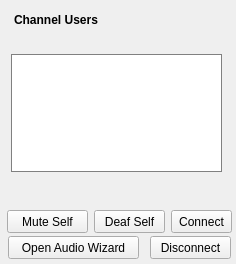
<?xml version="1.0" encoding="UTF-8"?>
<ui version="4.0">
 <class>MumbleClientWidget</class>
 <widget class="QWidget" name="MumbleClientWidget">
  <property name="windowModality">
   <enum>Qt::NonModal</enum>
  </property>
  <property name="enabled">
   <bool>true</bool>
  </property>
  <property name="geometry">
   <rect>
    <x>0</x>
    <y>0</y>
    <width>236</width>
    <height>264</height>
   </rect>
  </property>
  <property name="windowTitle">
   <string>Mumble Client</string>
  </property>
  <property name="windowOpacity">
   <double>1.000000000000000</double>
  </property>
  <property name="styleSheet">
   <string notr="true">QWidget#MumbleClientWidget 
{
 	border: 0px;
	windowFlags: 0x00000800;
};
QLabel, QPushButton {
	font-size: 9pt;
}

QLabel#labelConnectionStateTitle, #labelChannelNameTitle, #labelControlsTitle, #labelChatTitle {
	font-weight: bold;
}

QPlainTextEdit, QLineEdit, QListWidget {
	border: 1px solid grey;
}

QLineEdit {
	border-top: 0px;
}</string>
  </property>
  <widget class="QLabel" name="labelConnectionState">
   <property name="geometry">
    <rect>
     <x>8</x>
     <y>176</y>
     <width>221</width>
     <height>31</height>
    </rect>
   </property>
   <property name="text">
    <string/>
   </property>
   <property name="alignment">
    <set>Qt::AlignCenter</set>
   </property>
  </widget>
  <widget class="QListWidget" name="listUsers">
   <property name="geometry">
    <rect>
     <x>11</x>
     <y>54</y>
     <width>211</width>
     <height>118</height>
    </rect>
   </property>
  </widget>
  <widget class="QPushButton" name="muteSelfToggle">
   <property name="geometry">
    <rect>
     <x>7</x>
     <y>210</y>
     <width>81</width>
     <height>23</height>
    </rect>
   </property>
   <property name="text">
    <string>Mute Self</string>
   </property>
  </widget>
  <widget class="QPushButton" name="deafSelfToggle">
   <property name="geometry">
    <rect>
     <x>94</x>
     <y>210</y>
     <width>71</width>
     <height>23</height>
    </rect>
   </property>
   <property name="text">
    <string>Deaf Self</string>
   </property>
  </widget>
  <widget class="QPushButton" name="buttonOpenWizard">
   <property name="geometry">
    <rect>
     <x>8</x>
     <y>236</y>
     <width>131</width>
     <height>23</height>
    </rect>
   </property>
   <property name="text">
    <string>Open Audio Wizard</string>
   </property>
  </widget>
  <widget class="QPushButton" name="buttonDisconnect">
   <property name="geometry">
    <rect>
     <x>150</x>
     <y>236</y>
     <width>81</width>
     <height>23</height>
    </rect>
   </property>
   <property name="text">
    <string>Disconnect</string>
   </property>
  </widget>
  <widget class="QPushButton" name="buttonOpenConnect">
   <property name="geometry">
    <rect>
     <x>171</x>
     <y>210</y>
     <width>61</width>
     <height>23</height>
    </rect>
   </property>
   <property name="text">
    <string>Connect</string>
   </property>
  </widget>
  <widget class="QLabel" name="labelChannelNameTitle">
   <property name="geometry">
    <rect>
     <x>12</x>
     <y>12</y>
     <width>93</width>
     <height>16</height>
    </rect>
   </property>
   <property name="sizePolicy">
    <sizepolicy hsizetype="Fixed" vsizetype="Preferred">
     <horstretch>0</horstretch>
     <verstretch>0</verstretch>
    </sizepolicy>
   </property>
   <property name="text">
    <string>Channel Users</string>
   </property>
   <property name="indent">
    <number>2</number>
   </property>
  </widget>
  <widget class="QLabel" name="labelChannelName">
   <property name="geometry">
    <rect>
     <x>10</x>
     <y>30</y>
     <width>211</width>
     <height>21</height>
    </rect>
   </property>
   <property name="sizePolicy">
    <sizepolicy hsizetype="Expanding" vsizetype="Preferred">
     <horstretch>0</horstretch>
     <verstretch>0</verstretch>
    </sizepolicy>
   </property>
   <property name="text">
    <string/>
   </property>
  </widget>
 </widget>
 <resources/>
 <connections/>
</ui>
